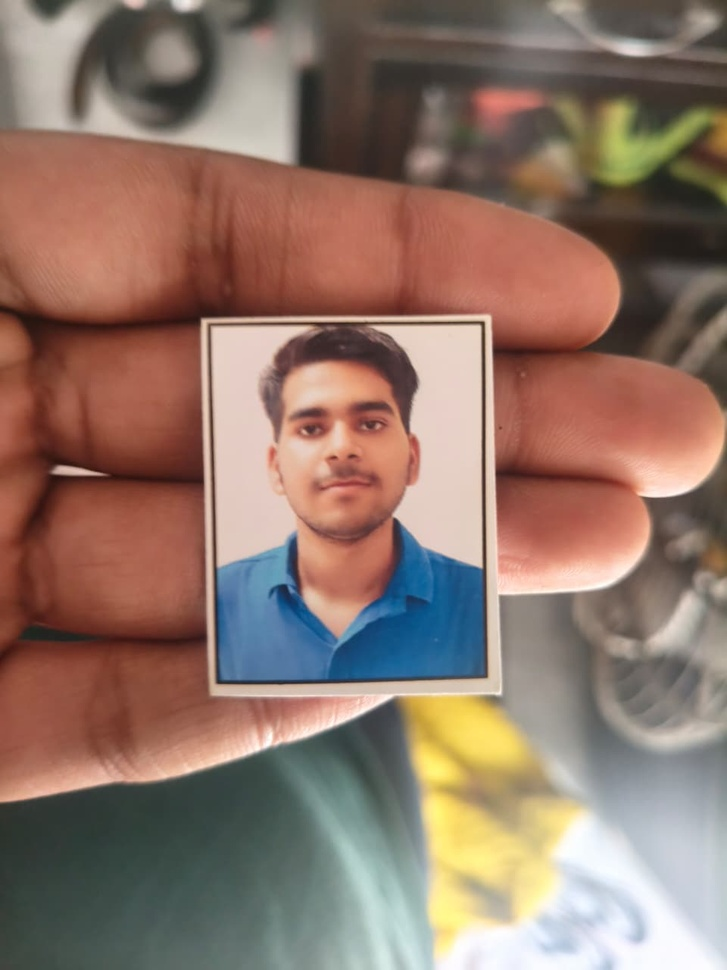
#> input picture tests/testimg/printed.jpeg, 727 x 970 px, shrunk from 960 x 1280 before the run
$ python -i quality_assessor.py   (imports and definitions only)   (older library calls are emulated)
#> lines starting #> are read from the running program, lines starting #| are printed output that depends on the picture
### dwarpala/utils/logger.py
"""
Dwarpala logging utilities using loguru.
"""

import sys
from loguru import logger


def get_logger(name: str = "dwarpala") -> logger.__class__:
    """
    Configure and return a loguru logger instance.

    Args:
        name: Module name for log context.

    Returns:
        Configured loguru logger.
    """
    # Remove default handler
    logger.remove()

    # Console handler with rich formatting
    logger.add(
        sys.stderr,
        format=(
            "<green>{time:HH:mm:ss}</green> | "
            "<level>{level: <8}</level> | "
            "<cyan>{extra[module]}</cyan> | "
            "<level>{message}</level>"
        ),
        level="INFO",
        colorize=True,
    )

    # Bind the module name
    return logger.bind(module=name)

### dwarpala/kavach/quality_assessor.py
"""
Quality Assessment module for Dwarpala.
Evaluates whether a face image is of sufficient quality for verification.

Checks: blur, brightness, face size, landmark confidence, occlusion.
"""

import cv2
import numpy as np
from dataclasses import dataclass
from typing import Optional

from dwarpala.utils.logger import get_logger

logger = get_logger("kavach.quality")


@dataclass
class QualityReport:
    """Quality assessment results for a face image."""

    is_acceptable: bool
    blur_score: float  # Higher = sharper
    brightness: float  # Mean pixel value (0-255)
    face_width: int
    face_height: int
    landmark_confidence: float
    issues: list  # List of quality issue strings

    def __str__(self):
        status = "✅ PASS" if self.is_acceptable else "❌ FAIL"
        return (
            f"Quality {status} | blur={self.blur_score:.1f} "
            f"bright={self.brightness:.0f} face={self.face_width}x{self.face_height} "
            f"conf={self.landmark_confidence:.2f}"
            + (f" | Issues: {', '.join(self.issues)}" if self.issues else "")
        )

    def to_dict(self) -> dict:
        """JSON-serializable view of the quality report (for API responses)."""
        return {
            "is_acceptable": bool(self.is_acceptable),
            "blur_score": round(float(self.blur_score), 2),
            "brightness": round(float(self.brightness), 1),
            "face_width": int(self.face_width),
            "face_height": int(self.face_height),
            "landmark_confidence": round(float(self.landmark_confidence), 3),
            "issues": list(self.issues),
        }


class QualityAssessor:
    """
    Assesses whether a detected face meets minimum quality requirements
    for reliable biometric verification.

    Poor quality images (blurry, too dark, too small) degrade both
    face matching and liveness detection accuracy.

    Usage:
        assessor = QualityAssessor()
        report = assessor.assess(face_image, detection)
    """

    def __init__(
        self,
        min_blur_score: float = 50.0,
        min_brightness: float = 40.0,
        max_brightness: float = 220.0,
        min_face_size: int = 80,
        min_landmark_confidence: float = 0.8,
    ):
        """
        Args:
            min_blur_score: Minimum Laplacian variance (below = too blurry).
            min_brightness: Minimum mean brightness (below = too dark).
            max_brightness: Maximum mean brightness (above = overexposed).
            min_face_size: Minimum face width in pixels.
            min_landmark_confidence: Minimum detection confidence.
        """
        self.min_blur_score = min_blur_score
        self.min_brightness = min_brightness
        self.max_brightness = max_brightness
        self.min_face_size = min_face_size
        self.min_landmark_confidence = min_landmark_confidence

        logger.info(
            f"QualityAssessor: blur>{min_blur_score}, "
            f"bright=[{min_brightness},{max_brightness}], "
            f"min_face={min_face_size}px"
        )

    def assess(
        self,
        face_image: np.ndarray,
        detection=None,
    ) -> QualityReport:
        """
        Run quality assessment on a face image.

        Args:
            face_image: Face image (RGB, can be cropped or aligned).
            detection: Optional FaceDetection with confidence and bbox info.

        Returns:
            QualityReport with detailed scores and pass/fail verdict.
        """
        issues = []

        # 1. Blur detection (Laplacian variance)
        blur_score = self._compute_blur(face_image)
#> in _compute_blur, `gray = cv2.cvtColor(image, cv2.COLOR_RGB2GRAY)`:
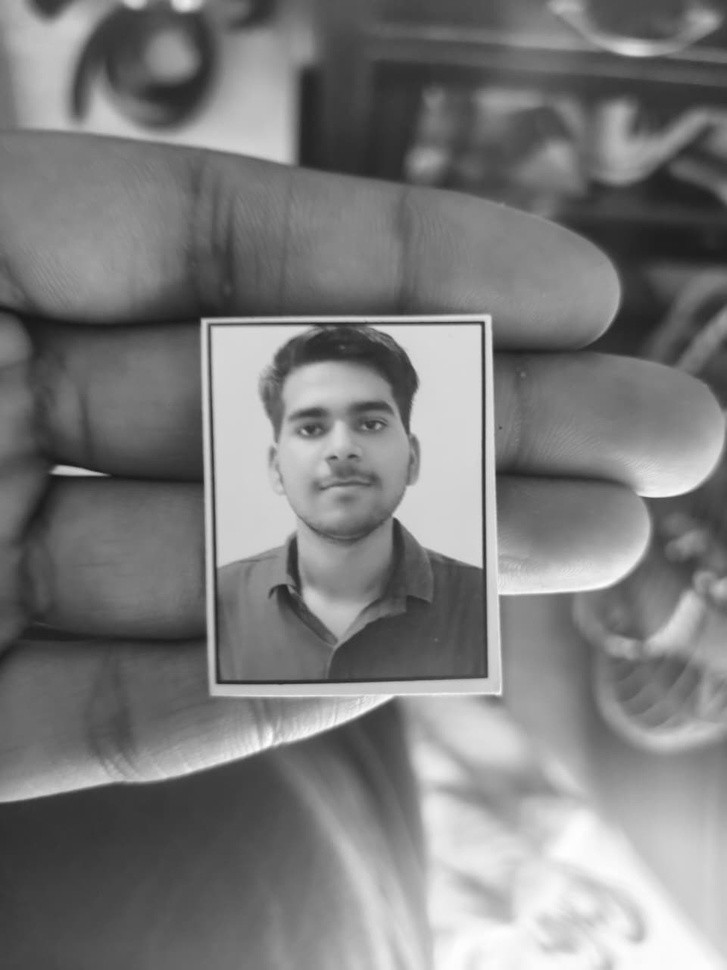
#> gray: shape (970, 727); min 24, max 255, mean 123.9
#> blur_score = 27.14
        if blur_score < self.min_blur_score:
            issues.append(f"Too blurry (score={blur_score:.1f}, min={self.min_blur_score})")

        # 2. Brightness check
        brightness = self._compute_brightness(face_image)
#> brightness = 123.9
        if brightness < self.min_brightness:
            issues.append(f"Too dark (brightness={brightness:.0f})")
        elif brightness > self.max_brightness:
            issues.append(f"Overexposed (brightness={brightness:.0f})")

        # 3. Face size check
        face_h, face_w = face_image.shape[:2]
#> face_h = 970; face_w = 727
        if detection is not None:
            face_w, face_h = detection.face_size
        if min(face_w, face_h) < self.min_face_size:
            issues.append(f"Face too small ({face_w}x{face_h}px)")

        # 4. Landmark confidence
        confidence = detection.confidence if detection else 1.0
        if confidence < self.min_landmark_confidence:
            issues.append(f"Low confidence ({confidence:.2f})")

        # 5. Simple occlusion check (eye region darkness asymmetry)
        occlusion_issue = self._check_occlusion(face_image)
        if occlusion_issue:
            issues.append(occlusion_issue)

        is_acceptable = len(issues) == 0

        report = QualityReport(
            is_acceptable=is_acceptable,
            blur_score=blur_score,
            brightness=brightness,
            face_width=face_w,
            face_height=face_h,
            landmark_confidence=confidence,
            issues=issues,
        )

        logger.info(str(report))
        return report

    def _compute_blur(self, image: np.ndarray) -> float:
        """Compute blur score using Laplacian variance."""
        if image.ndim == 3:
            gray = cv2.cvtColor(image, cv2.COLOR_RGB2GRAY)
        else:
            gray = image
        return float(cv2.Laplacian(gray, cv2.CV_64F).var())

    def _compute_brightness(self, image: np.ndarray) -> float:
        """Compute average brightness."""
        if image.ndim == 3:
            gray = cv2.cvtColor(image, cv2.COLOR_RGB2GRAY)
        else:
            gray = image
        return float(np.mean(gray))

    def _check_occlusion(self, face_image: np.ndarray) -> Optional[str]:
        """
        Simple occlusion detection.
        Checks if major face regions have unexpected uniformity
        (could indicate sunglasses, mask, hand covering face).
        """
        h, w = face_image.shape[:2]
#> h = 970; w = 727
        if face_image.ndim == 3:
            gray = cv2.cvtColor(face_image, cv2.COLOR_RGB2GRAY)
        else:
            gray = face_image

        # Check eye region
        eye_region = gray[int(0.2 * h) : int(0.45 * h), int(0.1 * w) : int(0.9 * w)]
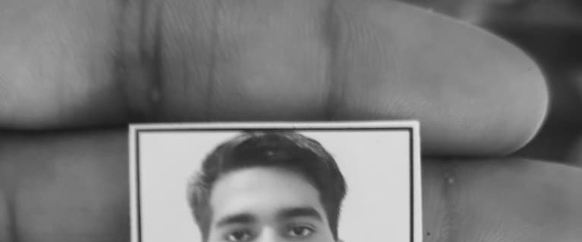
#> eye_region: shape (242, 582); min 27, max 225, mean 120.6
        eye_std = np.std(eye_region)
#> eye_std = 46.1

        # Very low std in eye region suggests sunglasses/occlusion
        if eye_std < 10.0:
            return "Possible eye region occlusion (sunglasses?)"

        # Check lower face (mouth/nose)
        lower_region = gray[int(0.55 * h) : int(0.9 * h), int(0.2 * w) : int(0.8 * w)]
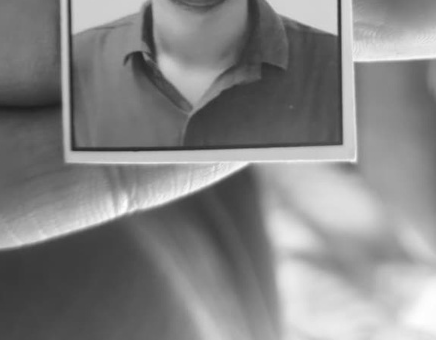
#> lower_region: shape (340, 436); min 30, max 254, mean 133
        lower_std = np.std(lower_region)
#> lower_std = 52.61

        if lower_std < 8.0:
            return "Possible lower face occlusion (mask?)"

        return None

>>> import cv2
>>> picture = cv2.cvtColor(cv2.imread('../../tests/testimg/printed.jpeg'), cv2.COLOR_BGR2RGB)
>>> result = QualityAssessor().assess(picture)
#> in assess, `is_acceptable = len(issues) == 0`: is_acceptable = False

$ run again, on tests/testimg/screencapture.jpeg
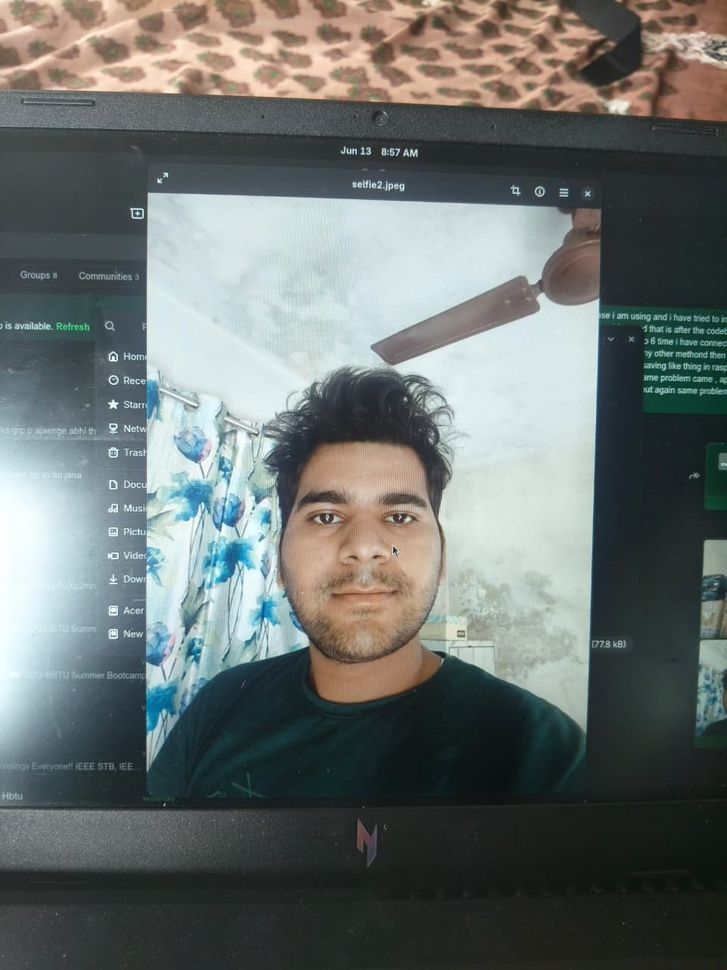
#> input picture tests/testimg/screencapture.jpeg, 727 x 970 px, shrunk from 960 x 1280 before the run
#> blur_score = 309.4
#> brightness = 110.8
#> in _check_occlusion, `eye_region = gray[int(0.2 * h) : int(0.45 * h), int(0.1 * w) : int(0.9..`:
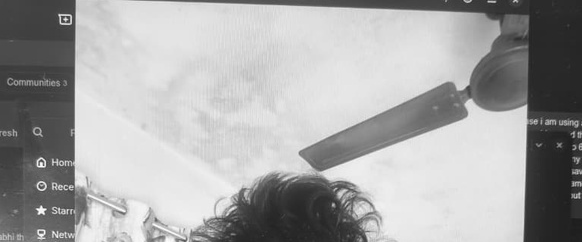
#> eye_region: shape (242, 582); min 21, max 252, mean 165.9
#> eye_std = 72.55
#> in _check_occlusion, `lower_region = gray[int(0.55 * h) : int(0.9 * h), int(0.2 * w) : int(0..`:
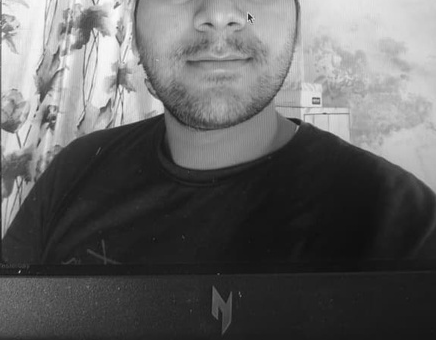
#> lower_region: shape (340, 436); min 15, max 251, mean 98.1
#> lower_std = 73.37

$ run again, on tests/testimg/selfie1.jpeg
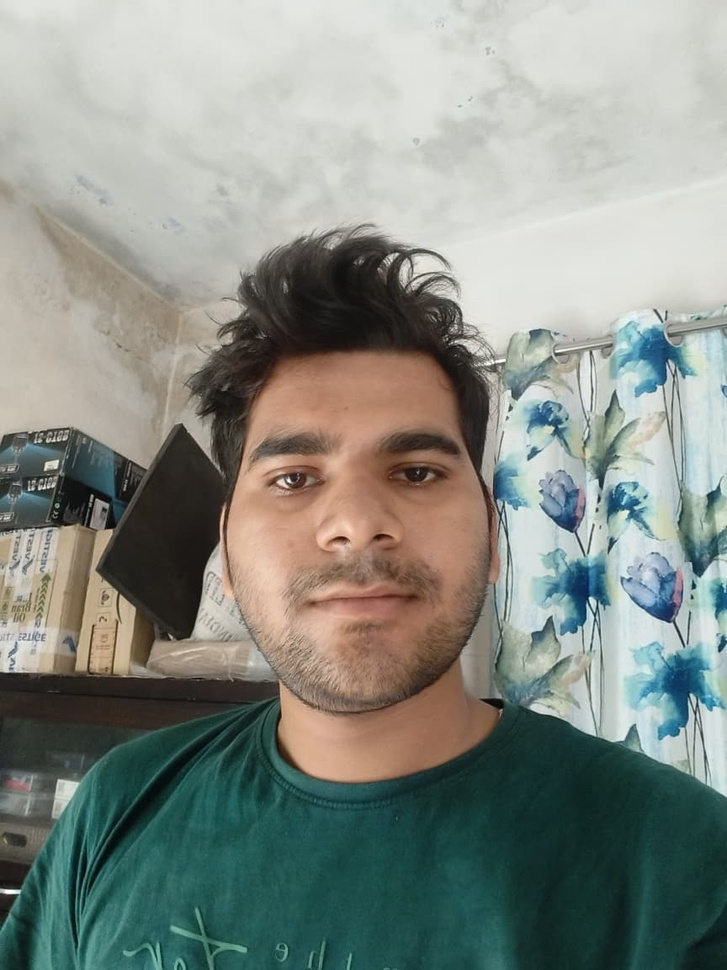
#> input picture tests/testimg/selfie1.jpeg, 727 x 970 px, shrunk from 864 x 1152 before the run
#> blur_score = 276.1
#> brightness = 138
#> in _check_occlusion, `eye_region = gray[int(0.2 * h) : int(0.45 * h), int(0.1 * w) : int(0.9..`:
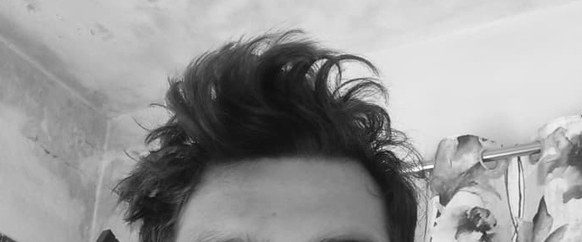
#> eye_region: shape (242, 582); min 14, max 254, mean 153.1
#> eye_std = 64.87
#> in _check_occlusion, `lower_region = gray[int(0.55 * h) : int(0.9 * h), int(0.2 * w) : int(0..`:
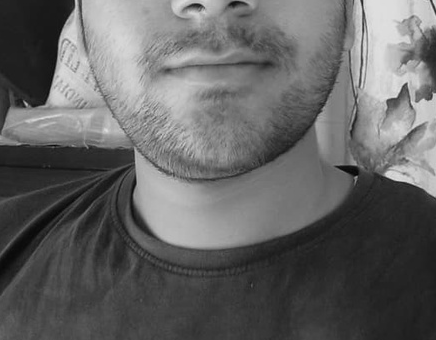
#> lower_region: shape (340, 436); min 3, max 231, mean 99.8
#> lower_std = 55.62

$ run again, on tests/testimg/selfie2.jpeg
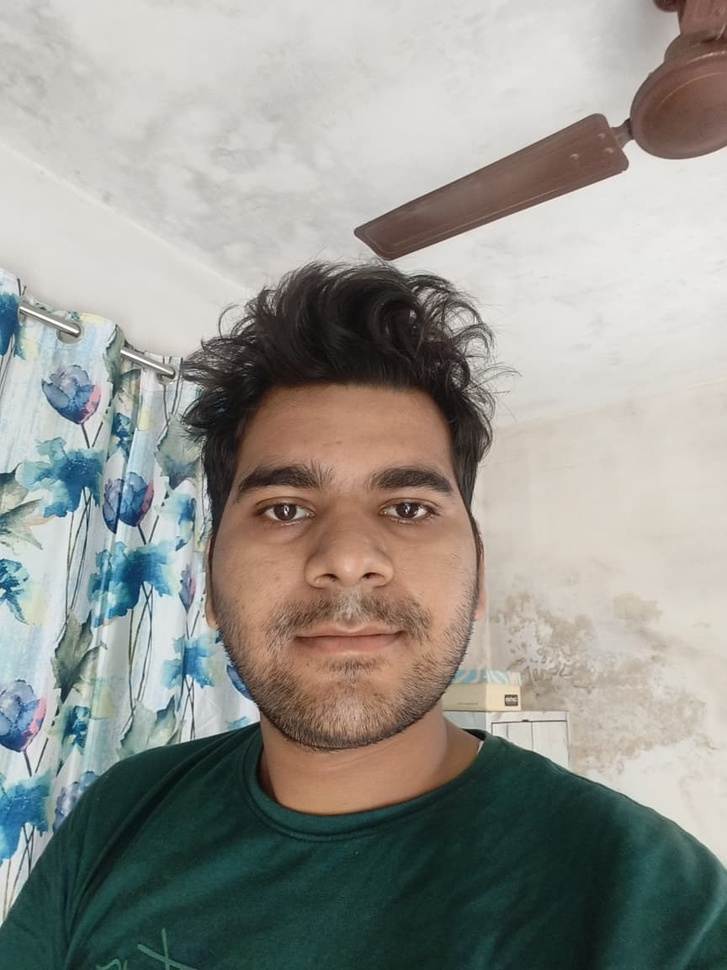
#> input picture tests/testimg/selfie2.jpeg, 727 x 970 px, shrunk from 864 x 1152 before the run
#> blur_score = 280.3
#> brightness = 148.4
#> in _check_occlusion, `eye_region = gray[int(0.2 * h) : int(0.45 * h), int(0.1 * w) : int(0.9..`:
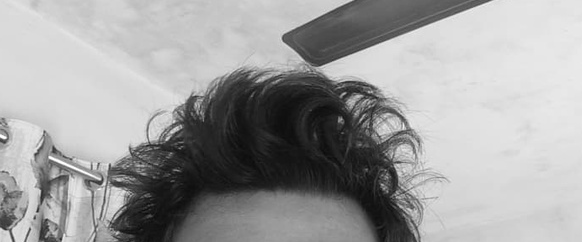
#> eye_region: shape (242, 582); min 10, max 255, mean 159.3
#> eye_std = 73.23
#> in _check_occlusion, `lower_region = gray[int(0.55 * h) : int(0.9 * h), int(0.2 * w) : int(0..`:
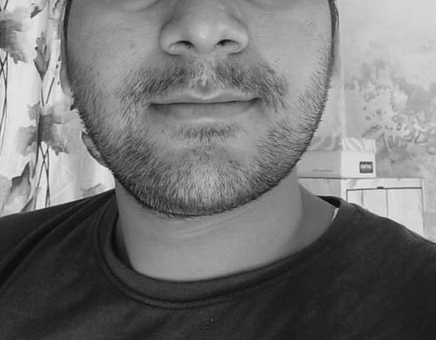
#> lower_region: shape (340, 436); min 5, max 241, mean 116.9
#> lower_std = 61.02
